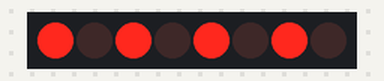
Recording of a sketch running on a simulated Arduino Uno, built with avr-gcc and run on an emulated ATmega328P. On the bench: 8 shift-register outputs drawn as a row of LEDs (first output left, lit = HIGH). Wiring (inferred from the names in the program): shift register (74HC595): data pin 12; shift clock pin 9; latch pin 11. Wiring (inferred from the signals the program sends): row of LEDs: on Q0, Q1, Q2, Q3, Q4, Q5, Q6, Q7.

Above: at 0.12 s.
At 2.37 s:
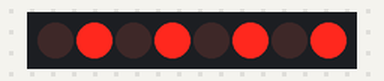
Timing chart, 0 to 3.0 s (numbered marks = the images above):
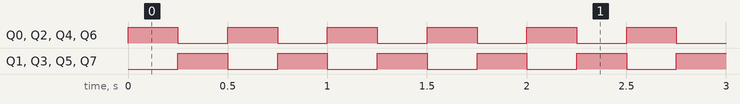

Measured:
- by itself, Q0–7: alternates HIGH for 0.25 s and LOW for 0.25 s

The sketch:

ShiftRegister595.ino
```cpp
int latchPin=11;
int clockPin=9;
int dataPin=12; // for sending data
int dt=250;

byte LED0s=0b10101010;
byte LED1s=0b01010101;

void setup() {
  // put your setup code here, to run once:
  Serial.begin(9600);
  pinMode(latchPin, OUTPUT);
  pinMode(dataPin, OUTPUT);
  pinMode(clockPin, OUTPUT);
}

void loop() {
  // put your main code here, to run repeatedly:
  digitalWrite(latchPin, LOW);
  shiftOut(dataPin,clockPin, LSBFIRST, LED0s);
  digitalWrite(latchPin, HIGH);

  delay(dt);

  digitalWrite(latchPin, LOW);
  shiftOut(dataPin,clockPin, LSBFIRST, LED1s);
  digitalWrite(latchPin, HIGH);

  delay(dt);
}
```
